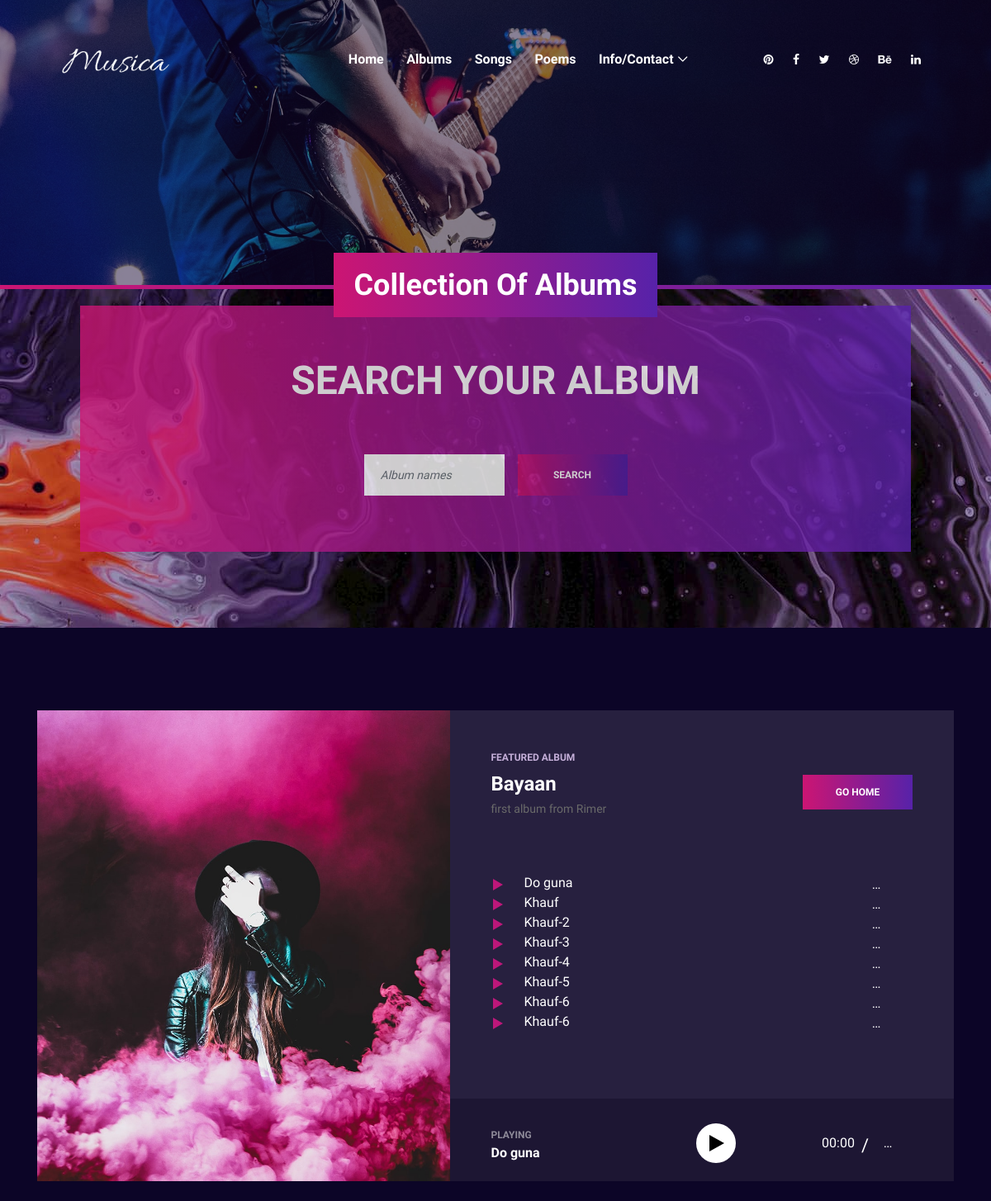
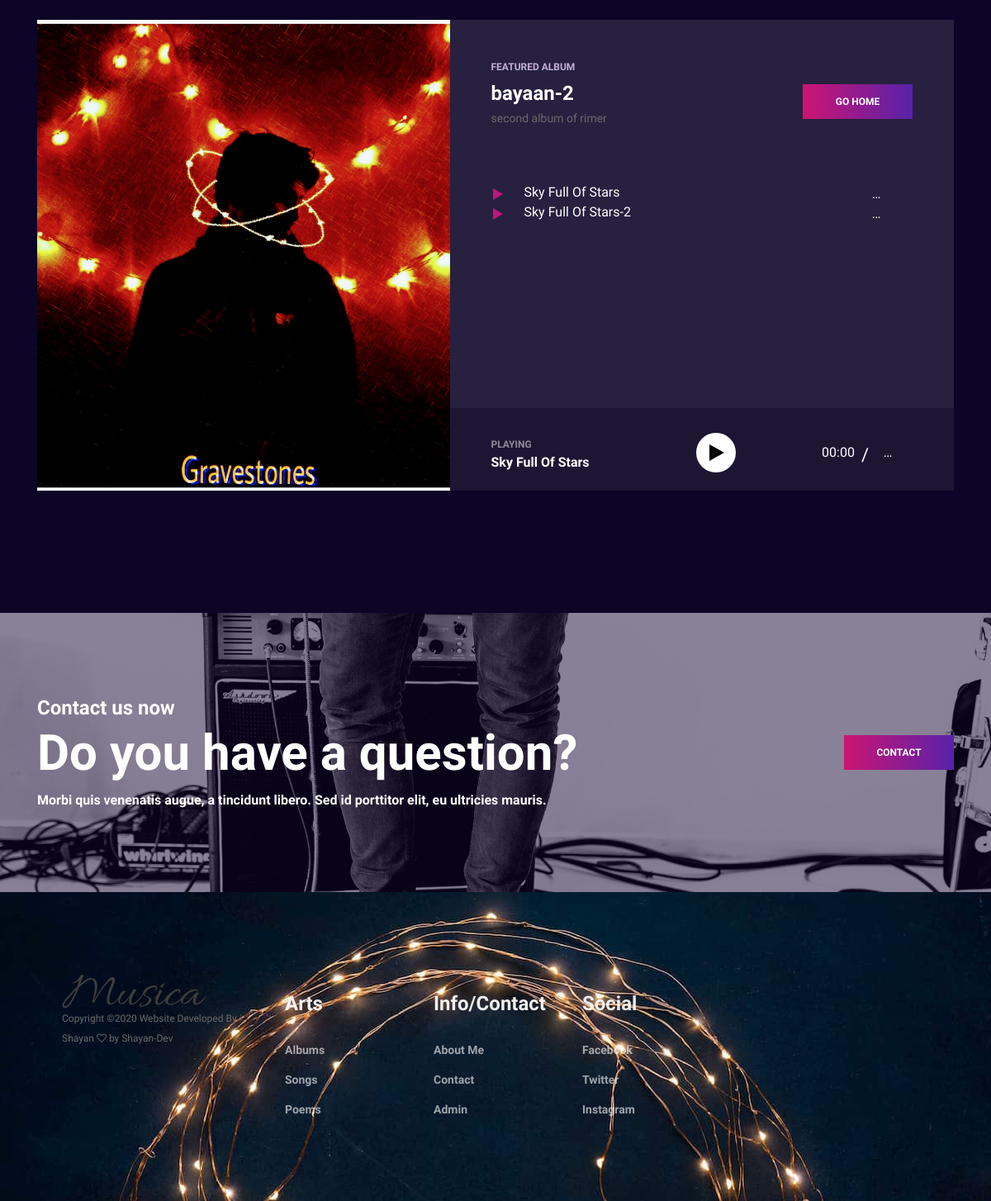
Screenshot of /albums with the database file from the repository (2 pictures, top to bottom).
### rimerwebsite/models.py (models this page shows, shortened)
class Album(models.Model):
    sno = models.AutoField(primary_key=True)
    album_title = models.CharField(max_length=300)
    description =  models.TextField(blank=True)
    album_art = models.ImageField(upload_to='album', default="")
    slug = models.CharField(max_length=150)
    timeStamp = models.DateTimeField()

class Song(models.Model):
    sno = models.AutoField(primary_key=True)
    album = models.ForeignKey(Album, on_delete=models.CASCADE)
    song_title = models.CharField(max_length=300)
    mp3 = models.FileField(upload_to='album/mp3', default="")
    thumbnail = models.ImageField(upload_to='album', default="")
    timeStamp = models.DateTimeField()

### rimerwebsite/views.py (the view)
# urls.py: path('albums', views.albums, name='albums'),
def albums(request):
    albums = Album.objects.all().order_by('-timeStamp')
    context = {"albums":albums}
    return render(request,'albums.html',context)

### templates/albums.html (shortened to what this page needs)
{% load static %}
<!DOCTYPE html>
<html lang="en">
<head>
    <link rel="stylesheet" href="{% static 'style.css' %}">
</head>
<body>
    <header class="header-area">
        <div class="musica-main-menu">
            <div class="classy-nav-container breakpoint-off">
                <div class="container-fluid">
                    <nav class="classy-navbar justify-content-between" id="musicaNav">
                        <a href="index.html" class="nav-brand"><img src="{% static 'img/core-img/logo.png' %}" alt=""></a>
                        <div class="classy-menu">
                            <div class="classynav">
                                <ul>
                                    <li><a href="/">Home</a></li>
                                    <li><a href="albums">Albums</a></li>
                                    <li><a href="songs">Songs</a></li>
                                    <li><a href="poems">Poems</a></li>
                                    <li><a href="#">Info/Contact</a>
                                    </li>
                                </ul>
                                <div class="top-social-info">
                                    <a href="#"><i class="fa fa-pinterest" aria-hidden="true"></i></a>
                                    <a href="#"><i class="fa fa-facebook" aria-hidden="true"></i></a>
                                    <a href="#"><i class="fa fa-twitter" aria-hidden="true"></i></a>
                                    <a href="#"><i class="fa fa-dribbble" aria-hidden="true"></i></a>
                                    <a href="#"><i class="fa fa-behance" aria-hidden="true"></i></a>
                                    <a href="#"><i class="fa fa-linkedin" aria-hidden="true"></i></a>
                                </div>
                            </div>
                        </div>
                    </nav>
                </div>
            </div>
        </div>
    </header>
    <div class="breadcumb-area bg-img bg-overlay2" style="background-image: url({% static 'img/bg-img/breadcumb2.jpg' %});">
        <div class="bradcumbContent">
            <h2>Collection Of Albums</h2>
        </div>
    </div>
    <div class="bg-gradients"></div>
    <div class="search-your-shows-area section-padding-100 bg-img" style="background-image: url({% static 'img/bg-img/bg-pic-dark.jpg' %}); height: 410px;">
        <div class="container-fluid">
            <div class="row">
                <div class="col-12">
                    <div class="search-your-shows-content" style="margin-top: -80px;">
                        <h2>Search Your Album</h2>
                        <div class="search-form" >
                            <form action="search_albums" method="get" class="form-inline justify-content-center">
                                <div class="form-group m-2">
                                    <input type="text" class="form-control" id="query" name="query"  placeholder="Album names">
                                </div>
                                <button type="submit" class="btn musica-btn m-2">Search</button>
                            </form>
                        </div>
                    </div>
                </div>
            </div>
        </div>
    </div>
     <div class="featured-album-area section-padding-100 clearfix">
        <div class="container">
            <div class="row">
                {% for album in albums %}
                <div class="col-12" style="margin-bottom: 3rem;">
                    <div class="featured-album-content d-flex flex-wrap">
                        <div class="album-thumbnail h-100 bg-img" style="background-image: url('/media/{{album.album_art}}'); margin-bottom: -960px;"></div>
                        <div class="album-songs h-100">
                            <div class="album-info mb-50 d-flex flex-wrap align-items-center justify-content-between">
                                <div class="album-title">
                                    <h6>Featured album</h6>
                                    <h4>{{album.album_title}}</h4>
                                    <p>{{album.description}}</p>
                                </div>
                                <div class="album-buy-now">
                                    <a href="/" class="btn musica-btn">Go Home</a>
                                </div>
                            </div>
                            <div class="album-all-songs">
                                {% for song in album.song_set.all %}
                                <div class="music-playlist">
                                    <div class="single-music active">
                                        <h6>{{song.song_title}}</h6>
                                    </div>
                                </div>
                                {% endfor %}
                            </div>
                            <div class="now-playing d-flex flex-wrap align-items-center justify-content-between">
                                <div class="songs-name">
                                    <p>Playing</p>
                                    <h6>{{album.song_set.first.song_title}}</h6>
                                </div>
                            </div>
                        </div>
                    </div>
                </div>
                {% endfor %}
            </div>
        </div>
    </div>
    <div class="musica-cta-area section-padding-100 bg-img bg-overlay2" style="background-image: url({% static 'img/blog-img/4.jpg' %});">
        <div class="container">
            <div class="row">
                <div class="col-12">
                    <div class="cta-content d-flex justify-content-between align-items-center">
                        <div class="cta-text">
                            <h4>Contact us now</h4>
                            <h2>Do you have a question?</h2>
                            <h6>Morbi quis venenatis augue, a tincidunt libero. Sed id porttitor elit, eu ultricies mauris.</h6>
                        </div>
                        <div class="cta-btn">
                            <a href="contact" class="btn musica-btn">Contact</a>
                        </div>
                    </div>
                </div>
            </div>
        </div>
    </div>
     <footer class="footer-area section-padding-100-0" style="background-image: url({% static 'img/bg-img/footer-bg-pic2.jpg' %}); background-size:cover;">
        <div class="container-fluid">
            <div class="row">
                <div class="col-12 col-md-6 col-xl-3">
                    <div class="footer-widget-area mb-100">
                        <a href="#"><img src="{% static 'img/core-img/logo2.png' %}" alt=""></a>
                        <p class="copywrite-text"><a href="#">
Copyright &copy;<script>document.write(new Date().getFullYear());</script> Website Developed By Shayan <i class="fa fa-heart-o" aria-hidden="true"></i> by <a href="https://shayan-cyber.github.io/portfolio/" target="_blank">Shayan-Dev</a>
</p>
                    </div>
                </div>
                <div class="col-12 col-sm-4 col-xl-2">
                    <div class="footer-widget-area mb-100">
                        <div class="widget-title">
                            <h4 style="color: #fff; opacity:0.93;">Arts</h4>
                        </div>
                        <nav>
                            <ul class="footer-nav">
                                <li><a href="albums" style="color: #fff; opacity:0.6;">Albums</a></li>
                                <li><a href="songs" style="color: #fff; opacity:0.6;">Songs</a></li>
                                <li><a href="poems" style="color: #fff; opacity:0.6;">Poems</a></li>
                            </ul>
                        </nav>
                    </div>
                </div>
                <div class="col-12 col-sm-4 col-xl-2">
                    <div class="footer-widget-area mb-100">
                        <div class="widget-title">
                            <h4 style="color: #fff; opacity:0.93;">Info/Contact</h4>
                        </div>
                        <nav>
                            <ul class="footer-nav">
                                <li><a style="color: #fff; opacity:0.6;" href="about">About Me</a></li>
                                <li><a style="color: #fff; opacity:0.6;" href="contact">Contact</a></li>
                                <li><a style="color: #fff; opacity:0.6;" href="admin">Admin</a></li>
                            </ul>
                        </nav>
                    </div>
                </div>
                <div class="col-12 col-sm-4 col-xl-2">
                    <div class="footer-widget-area mb-100">
                        <div class="widget-title">
                            <h4 style="color: #fff; opacity:0.9;">Social</h4>
                        </div>
                        <nav>
                            <ul class="footer-nav">
                                <li><a style="color: #fff; opacity:0.6;" href="#">Facebook</a></li>
                                <li><a style="color: #fff; opacity:0.6;" href="#">Twitter</a></li>
                                <li><a style="color: #fff; opacity:0.6;" href="#">Instagram</a></li>
                            </ul>
                        </nav>
                    </div>
                </div>
            </div>
        </div>
    </footer>
</body>
</html>

### static/css/classy-nav.css (style rules this page uses)
* { margin: 0; padding: 0; }
body { font-family: "Roboto", sans-serif; }
ul, ol { margin: 0; }
ul li, ol li { list-style: none; }
img { height: auto; max-width: 100%; }
.bg-img { background-position: center center; background-size: cover; background-repeat: no-repeat; }
.classy-nav-container { position: relative; z-index: 100; background-color: #ffffff; }
.classy-nav-container * { box-sizing: border-box; }
.classy-nav-container a { -webkit-transition-duration: 500ms; transition-duration: 500ms; text-decoration: none; outline: none; font-size: 14px; font-weight: 400; color: #232323; display: inline-block; }
.justify-content-between { -webkit-box-pack: justify; -ms-flex-pack: justify; justify-content: space-between; }
.justify-content-center { -webkit-box-pack: center; -ms-flex-pack: center; justify-content: center; }
.classy-navbar { width: 100%; height: 70px; padding: 0.5em 2em; display: -webkit-box; display: -ms-flexbox; display: flex; -webkit-box-align: center; -ms-flex-align: center; -ms-grid-row-align: center; align-items: center; }
.classy-navbar .nav-brand { font-size: 26px; font-weight: 500; color: #565656; display: inline-block; margin-right: 30px; }
.classynav ul li { display: inline-block; clear: both; position: inherit; z-index: 10; }
.classynav ul li.cn-dropdown-item { position: relative; z-index: 10; }
.classynav ul li a { padding: 0 12px; display: block; height: 35px; font-size: 14px; line-height: 34px; }
.classynav ul li.megamenu-item > a:after, .classynav ul li.has-down > a:after { font-family: 'classyfonts'; content: "\e900"; font-size: 12px; color: #000000; padding-left: 5px; -webkit-transition-duration: 500ms; transition-duration: 500ms; }
.breakpoint-off .classynav { display: -webkit-box; display: -ms-flexbox; display: flex; -webkit-box-align: center; -ms-flex-align: center; -ms-grid-row-align: center; align-items: center; }

### rows the page displays
Album: album_art (picture), album_title "Bayaan", description "first album from Rimer", song_set.first.song_title "Do guna"
Song: song_title "Do guna"
Song: song_title "Khauf"
Song: song_title "Khauf-2"
Song: song_title "Khauf-3"
Song: song_title "Khauf-4"
Song: song_title "Khauf-5"
Song: song_title "Khauf-6"
Song: song_title "Khauf-6"
Album: album_art (picture), album_title "bayaan-2", description "second album of rimer", song_set.first.song_title "Sky Full Of Stars"
Song: song_title "Sky Full Of Stars"
Song: song_title "Sky Full Of Stars-2"
